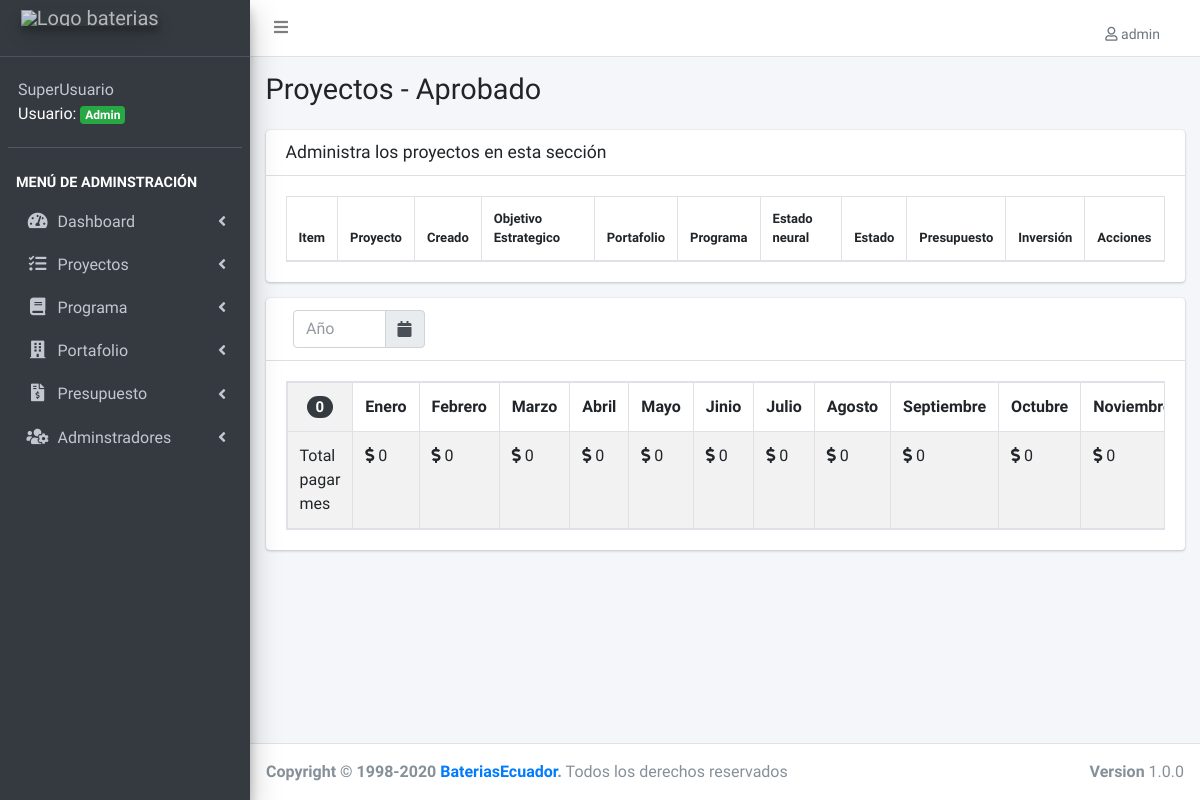
Before: /lista-proyecto-estado.php?id=2 (signed in) with the older database file.
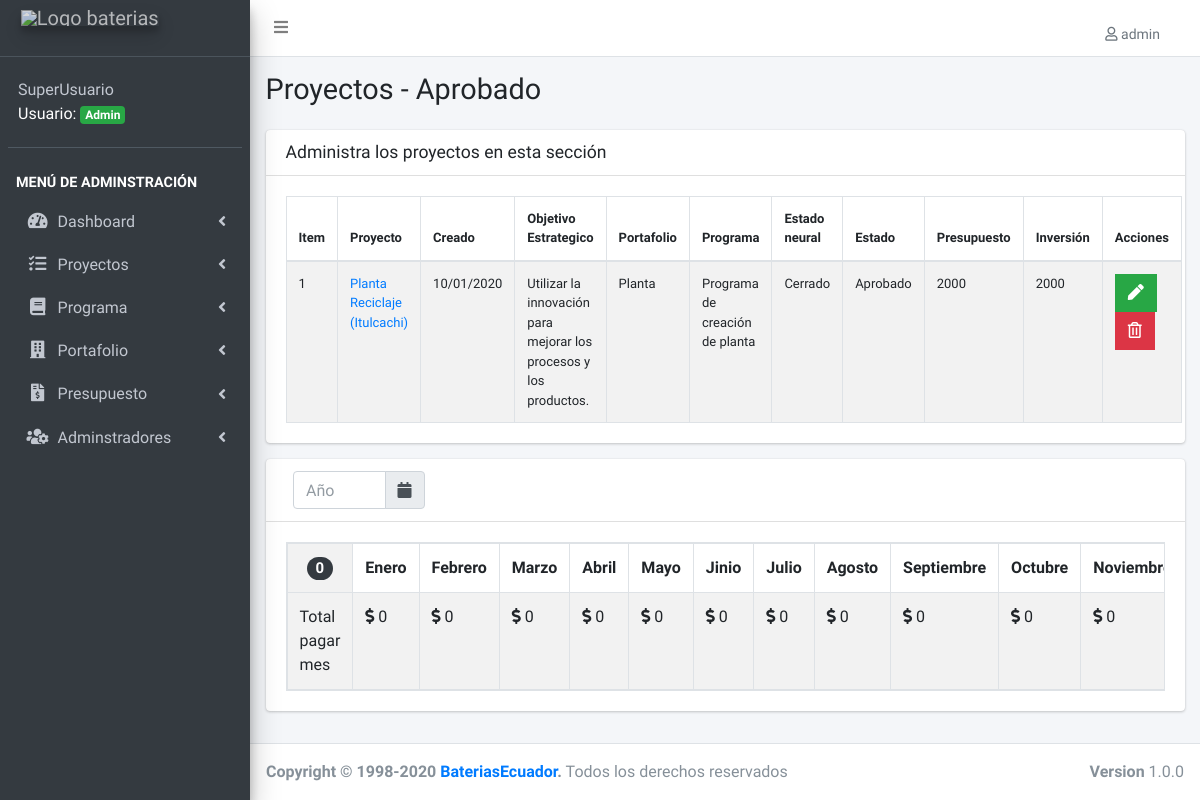
After: the same page with the newer database file.
### tables this page shows
CREATE TABLE IF NOT EXISTS `proyectos` (
  `proyecto_id` int(11) NOT NULL AUTO_INCREMENT,
  `inicio` date NOT NULL,
  `detalle` varchar(255) NOT NULL,
  `objetivo_estrategico` varchar(100) NOT NULL,
  `presupuesto_inicial` double NOT NULL,
  `estado_neural` varchar(50) NOT NULL,
  `url_video` varchar(255) DEFAULT NULL,
  `url_documento` varchar(255) DEFAULT NULL,
  `cuenta` varchar(255) DEFAULT '0',
  `portafolio_id` int(11) NOT NULL DEFAULT '0',
  `programa_id` int(11) NOT NULL,
  `estado_id` int(11) NOT NULL,
  `editado` datetime DEFAULT NULL,
  PRIMARY KEY (`proyecto_id`),
  UNIQUE KEY `detalle` (`detalle`),
  KEY `FK_proyectos_portafolios` (`portafolio_id`),
  KEY `FK_proyectos_programas` (`programa_id`),
  KEY `FK_proyectos_estados` (`estado_id`),
  CONSTRAINT `FK_proyectos_estados` FOREIGN KEY (`estado_id`) REFERENCES `estados` (`estado_id`),
  CONSTRAINT `FK_proyectos_portafolios` FOREIGN KEY (`portafolio_id`) REFERENCES `portafolios` (`portafolio_id`),
  CONSTRAINT `FK_proyectos_programas` FOREIGN KEY (`programa_id`) REFERENCES `programas` (`programa_id`)
);

CREATE TABLE IF NOT EXISTS `portafolios` (
  `portafolio_id` int(11) NOT NULL AUTO_INCREMENT,
  `area` varchar(50) NOT NULL DEFAULT '',
  `editado` datetime DEFAULT NULL,
  PRIMARY KEY (`portafolio_id`),
  UNIQUE KEY `area` (`area`)
);

CREATE TABLE IF NOT EXISTS `programas` (
  `programa_id` int(11) NOT NULL AUTO_INCREMENT,
  `descripcion` varchar(50) NOT NULL DEFAULT '0',
  `editado` datetime DEFAULT NULL,
  PRIMARY KEY (`programa_id`),
  UNIQUE KEY `descripcion` (`descripcion`)
);

CREATE TABLE IF NOT EXISTS `estados` (
  `estado_id` int(11) NOT NULL AUTO_INCREMENT,
  `estado` varchar(50) NOT NULL DEFAULT '',
  PRIMARY KEY (`estado_id`)
);

### funciones/sesiones.php (called while the page is built, shortened)
<?php
function pagar($estado_id, $mes, $anio)
                  {
                    $sql = " SELECT SUM(presupuesto) as total FROM cuentas ";
                    $sql .= " INNER JOIN proyectos ";
                    $sql .= " ON proyectos.proyecto_id= cuentas.proyecto_id ";
                    $sql .= " INNER JOIN registros ";
                    $sql .= " ON registros.registros_id= cuentas.registros_id ";
                    $sql .= " WHERE estado_id = $estado_id AND (MONTH(anio) = $mes AND YEAR(anio) = $anio) ";
                    return $sql;
                  }
  function getTotalInversionProyecto_id($proyecto_id){
    $sql = " SELECT  SUM(presupuesto) AS total FROM cuentas ";
    $sql .= " INNER JOIN registros ON registros.registros_id = cuentas.registros_id ";
    $sql .= " WHERE proyecto_id = $proyecto_id ";
    return $sql;
  }

### lista-proyecto-estado.php (the view, shortened to what the changed rows need)
<?php
include_once('funciones/sesiones.php');
include_once('funciones/funciones.php');
include_once('templates/header.php');
$id = $_GET['id'];
include_once('templates/barra.php');
?>
<?php
    $phptemp=( int)$_COOKIE[ "query"];
    ?>
<div class="content-wrapper">
  <section class="content-header">
    <div class="container-fluid">
      <div class="row mb-2">
        <div class="col-sm-6">
          <?php $sql = " SELECT estado FROM estados WHERE estado_id= $id ";
          $resultado = $conn->query($sql);
          $estado = $resultado->fetch_assoc(); ?>
          <h1>Proyectos - <?php echo $estado['estado']; ?></h1>
        </div>
      </div>
    </div>
  </section>
  <section class="content">
    <div class="container-fluid">
      <div class="row">
        <div class="col-12">
          <div class="card">
            <div class="card-body">
              <table id="registros" class="table table-bordered table-striped">
                <thead>
                  <tr>
                    <th>Item</th>
                    <th>Proyecto</th>
                    <th>Creado</th>
                    <th>Objetivo Estrategico</th>
                    <th>Portafolio</th>
                    <th>Programa</th>
                    <th>Estado neural</th>
                    <th>Estado</th>
                    <th>Presupuesto</th>
                    <th>Inversión</th>
                    <th>Acciones</th>
                  </tr>
                </thead>
                <tbody>
                  <?php
                  try {
                    $sql = "SELECT proyecto_id, inicio, detalle, objetivo_estrategico, presupuesto_inicial, estado_neural, estado, area, descripcion ";
                    $sql .= " FROM proyectos ";
                    $sql .= " INNER JOIN portafolios ";
                    $sql .= " ON proyectos.portafolio_id = portafolios.portafolio_id ";
                    $sql .= " INNER JOIN programas ";
                    $sql .= " ON proyectos.programa_id=programas.programa_id ";
                    $sql .= " INNER JOIN estados ";
                    $sql .= " ON proyectos.estado_id=estados.estado_id ";
                    $sql .= " WHERE proyectos.estado_id = $id ";
                    $resultado = $conn->query($sql);
                  } catch (Exception $e) {
                    $error = $e->getMessage();
                    echo $error;
                  } ?>
                  <?php while ($proyecto = $resultado->fetch_assoc()) { ?>
                    <tr>
                      <td><?php echo $proyecto['proyecto_id']; ?></td>
                      <td><a href="detalle-proyecto.php?id=<?php echo $proyecto['proyecto_id']; ?>"><?php echo $proyecto['detalle']; ?></a></td>
                      <td><?php
                          $dt = new DateTime($proyecto['inicio']);
                          echo $dt->format('d/m/Y'); ?></td>
                      <td><?php echo $proyecto['objetivo_estrategico']; ?></td>
                      <td><?php echo $proyecto['area']; ?></td>
                      <td><?php echo $proyecto['descripcion']; ?></td>
                      <td><?php echo $proyecto['estado_neural']; ?></td>
                      <td><?php echo $proyecto['estado']; ?></td>
                      <td><?php echo $proyecto['presupuesto_inicial']; ?></td>
                      <td>
                      <?php
                      $resultado = $conn->query(getTotalInversionProyecto_id($proyecto['proyecto_id']));
                      $registrados = $resultado->fetch_assoc();
                      echo $registrados['total'];
                      ?>
                      </td>
                      <td>
                        <?php if ($_SESSION['nivel'] == 1) : ?>
                          <a href="editar-proyecto.php?id=<?php echo $proyecto['proyecto_id']; ?>" class="btn bg-success btn-flat margin">
                            <i class="fas fa-pen"></i>
                          </a>
                          <a href="#" data-id="<?php echo $proyecto['proyecto_id']; ?>" data-tipo="proyecto" class="btn bg-danger btn-flat margin borrar_registro">
                            <i class="far fa-trash-alt"></i>
                          </a>
                        <?php endif; ?>
                      </td>
                    </tr>
                  <?php } ?>
                </tbody>
              </table>
            </div>
          </div>
        </div>
      </div>
    </div>
  </section>
  <section class="content">
    <div class="container-fluid">
      <div class="row">
        <div class="col-12">
          <div class="card">
            <div class="card-body">
              <table id="registros1" class="table-responsive table table-bordered table-striped">
                <tr>
                  <th rowspan="2" style="text-align: center;">
                  <span class="badge badge-pill badge-dark" style="font-size: 15px;"><?php echo $phptemp ?></span>
                  </th>
                </tr>
                <tr id="Cabecera_2">
                  <th>Enero</th>
                  <th>Febrero</th>
                  <th>Marzo</th>
                  <th>Abril</th>
                  <th>Mayo</th>
                  <th>Jinio</th>
                  <th>Julio</th>
                  <th>Agosto</th>
                  <th>Septiembre</th>
                  <th>Octubre</th>
                  <th>Noviembre</th>
                </tr>
                <tr id="2017_Abril_Viernes_28">
                  <td>Total pagar mes</td>
                  <?php
                  $i = 1;
                  while ($i <= 12) : ?>
                    <td> <i class="fas fa-dollar-sign"></i>
                      <?php
                      $resultado = $conn->query(pagar($id, $i, $phptemp));
                      $registrados = $resultado->fetch_assoc();
                      if ($registrados['total'] == null) {
                        echo '0';
                      } else {
                        echo  $registrados['total'];
                      }
                      $i++;
                      ?>
                    </td>
                  <?php endwhile; ?>
                </tr>
              </table>
            </div>
          </div>
        </div>
      </div>
    </div>
  </section>
</div>
<?php
include_once('templates/footer.php');
?>

Changed rows visible on the page:
now on this page (row edited): proyectos: proyecto_id "1", detalle "Planta Reciclaje (Itulcachi)", inicio "10/01/2020", objetivo_estrategico "Utilizar la innovación para mejorar los procesos y los productos.", portafolio.area "Planta", programa.descripcion "Programa de creación de planta", estado_neural "Cerrado", estado.estado "Aprobado", presupuesto_inicial "2000", total "2000"
